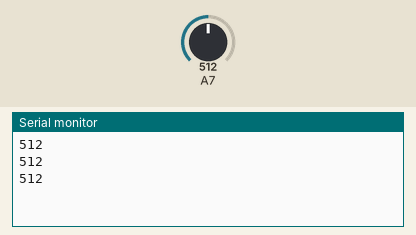
A sketch run on a simulated Arduino Mega 2560, built with avr-gcc and run on an emulated ATmega2560. Parts: the last lines printed to the serial monitor. Inputs (shaded band) come from the test bench; at power-on: A7 = 512.

Above: at 1.3 s.
1.4 s: A7 set to 716
At 1.9 s:
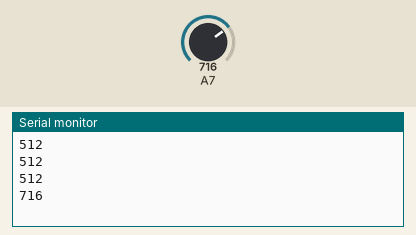
2.9 s: A7 set to 900
At 3.4 s:
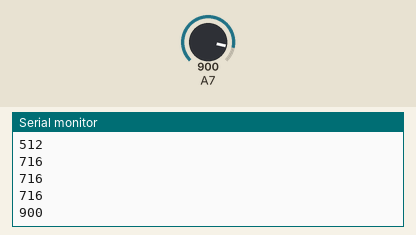
Timing chart, 0 to 5.9 s (numbered marks = the images above; inputs shaded):
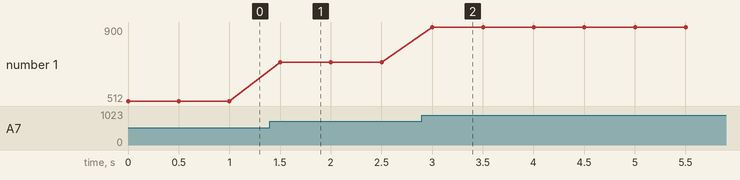

The sketch:

ldr.ino
```cpp
void setup()
{
  pinMode (39, INPUT); // LDR is on Pin 39
  Serial.begin(115200); // init Serial at 115200 baud
}
void loop()
{
  int ldrReading = analogRead(39); // read from the LDR on pin 39
  Serial.println(ldrReading); // send reading over serial
  delay(500); // wait 500ms
} // repeat
```

Measured:
- after the input at 1.4 s, the serial monitor: prints a new line after 0.10 s (image 1)
- after the input at 2.9 s, the serial monitor: prints a new line after 0.10 s (image 2)
- plotted number 1: 512 → 716 after the input at 1.4 s, 716 → 900 after the input at 2.9 s
